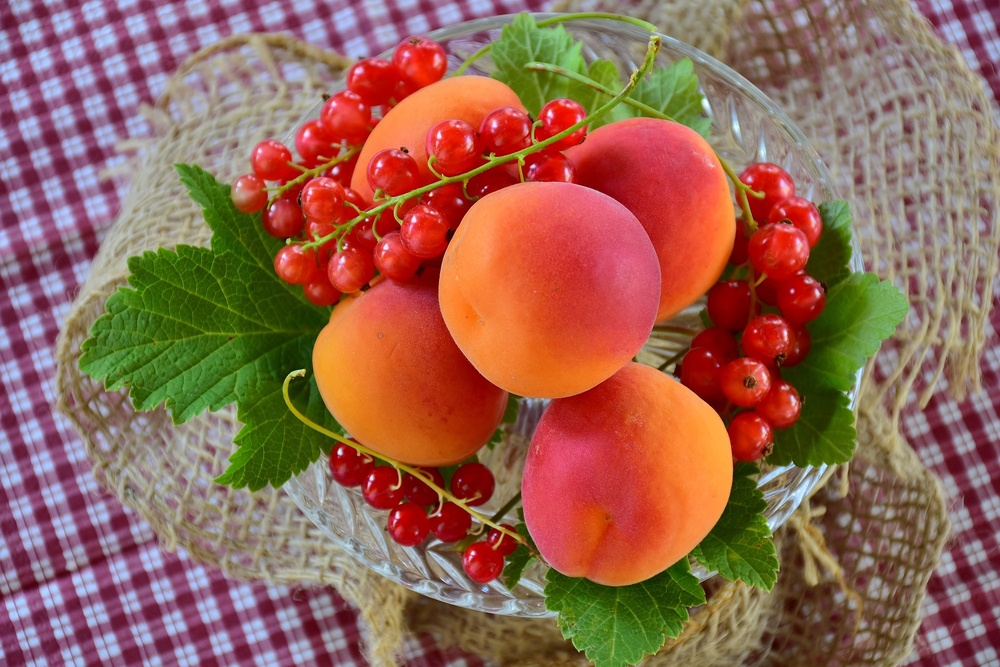
%> input picture apricots-2444808_1920.jpg, 1000 x 667 px, shrunk from 1920 x 1280 before the run
$ octave Own3.m   (GNU Octave 9; MATLAB toolbox functions it lacks are replaced by stand-ins)
%> lines starting %> are read from the running program, lines starting %| are printed output that depends on the picture
img=imread('apricots-2444808_1920.jpg');
%> img is the input picture: size 667x1000x3 uint8; mean R, G, B 148.8, 101.1, 83.7
gray_img=rgb2gray(img);
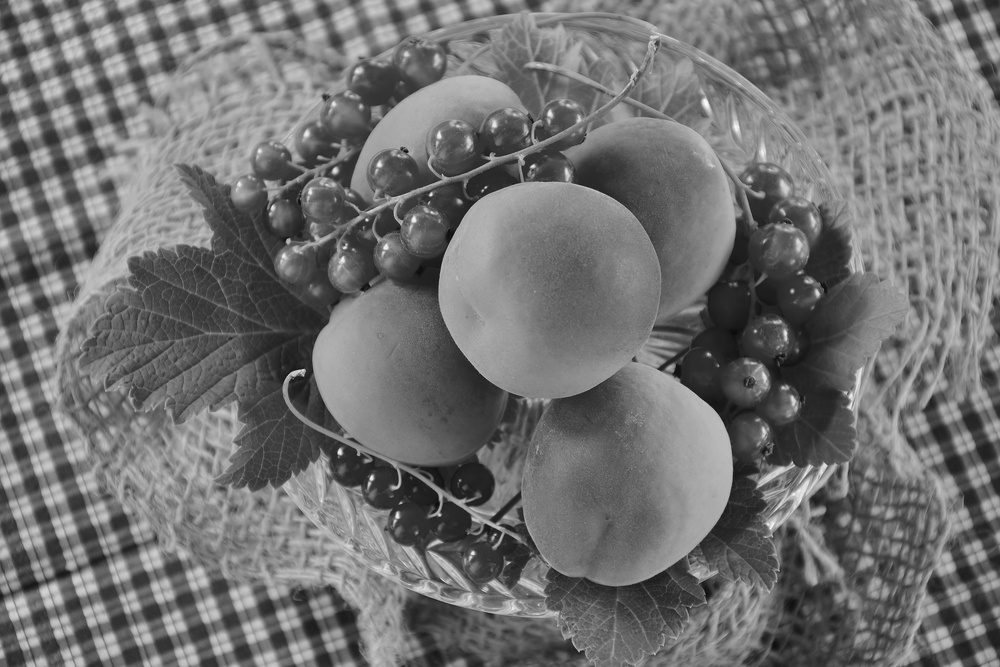
%> gray_img: size 667x1000 uint8; min 7, max 248, mean 113.4
dilated_img=imdilate(img,strel('disk',19));
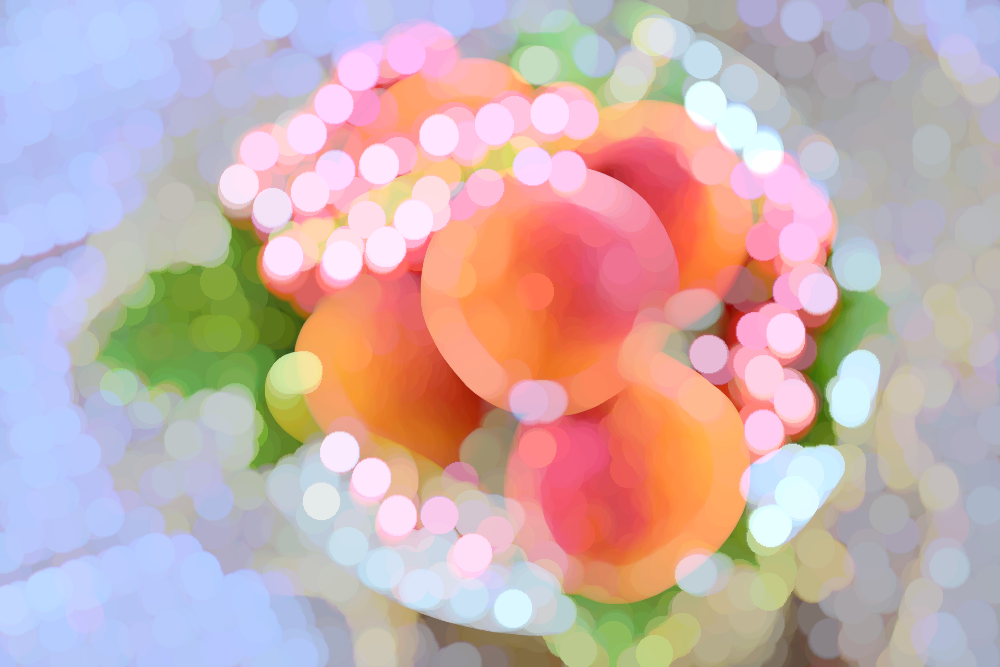
%> dilated_img: size 667x1000x3 uint8; mean R, G, B 201.3, 176.3, 176.1
eroded_img=imerode(img,strel('disk',16));
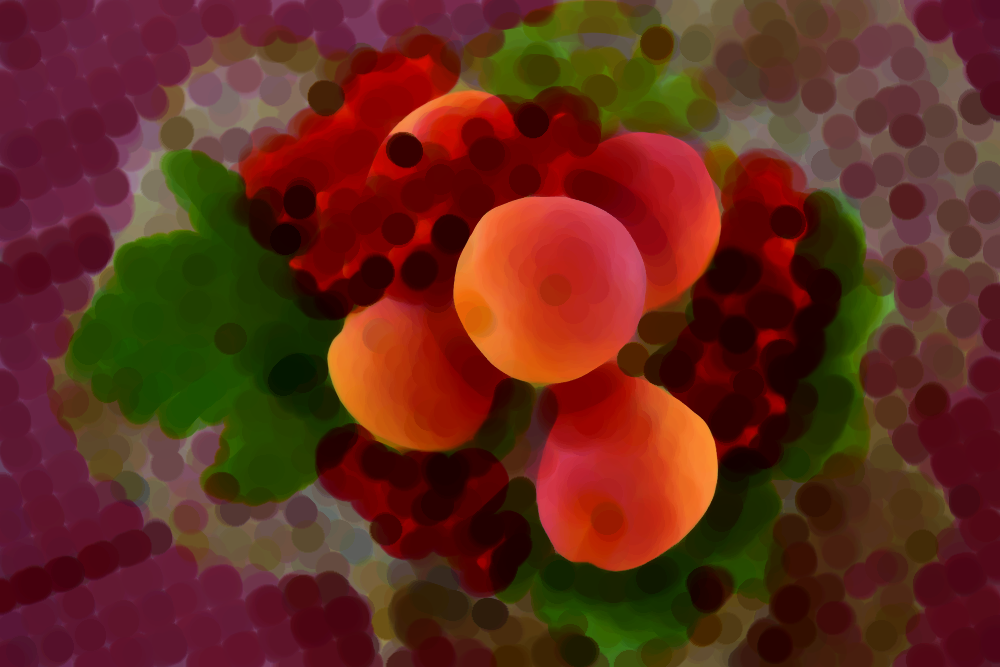
%> eroded_img: size 667x1000x3 uint8; mean R, G, B 97.5, 42.5, 27.8
subplot(2,2,1),imshow(img),title('Original Image');
subplot(2,2,2),imshow(gray_img),title('Gray Image');
subplot(2,2,3),imshow(dilated_img),title('Dialated Image');
subplot(2,2,4),imshow(eroded_img),title('Eroded Image');

$ run again, with apricots-2523272_1920.jpg copied over apricots-2444808_1920.jpg
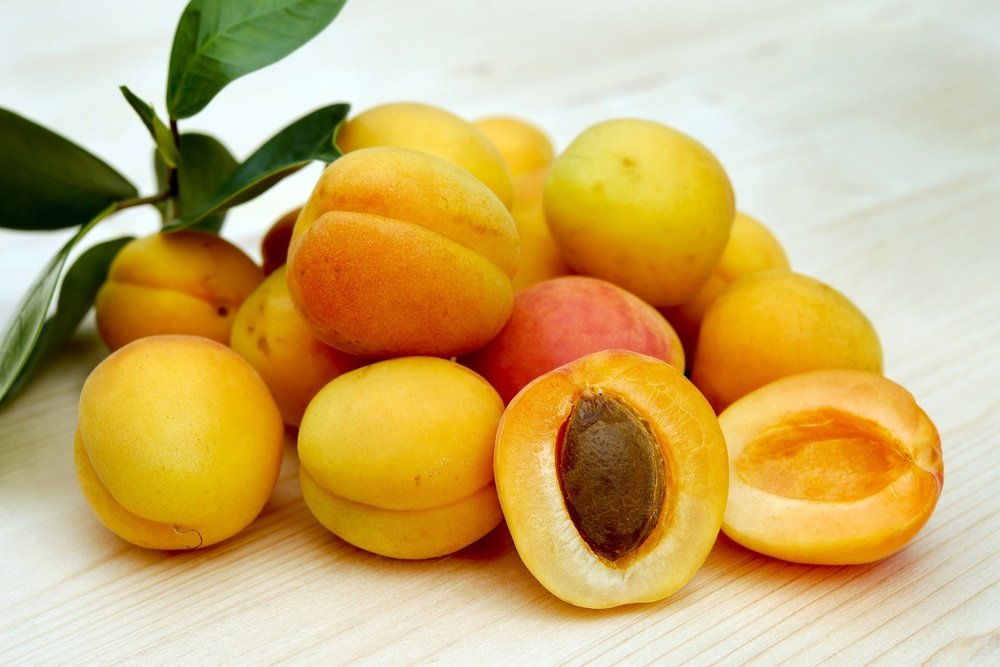
%> input picture apricots-2523272_1920.jpg, 1000 x 667 px, shrunk from 1920 x 1280 before the run
%> img is the input picture: size 667x1000x3 uint8; mean R, G, B 203.8, 175.3, 110.7
%> `dilated_img=imdilate(img,strel('disk',19));`:
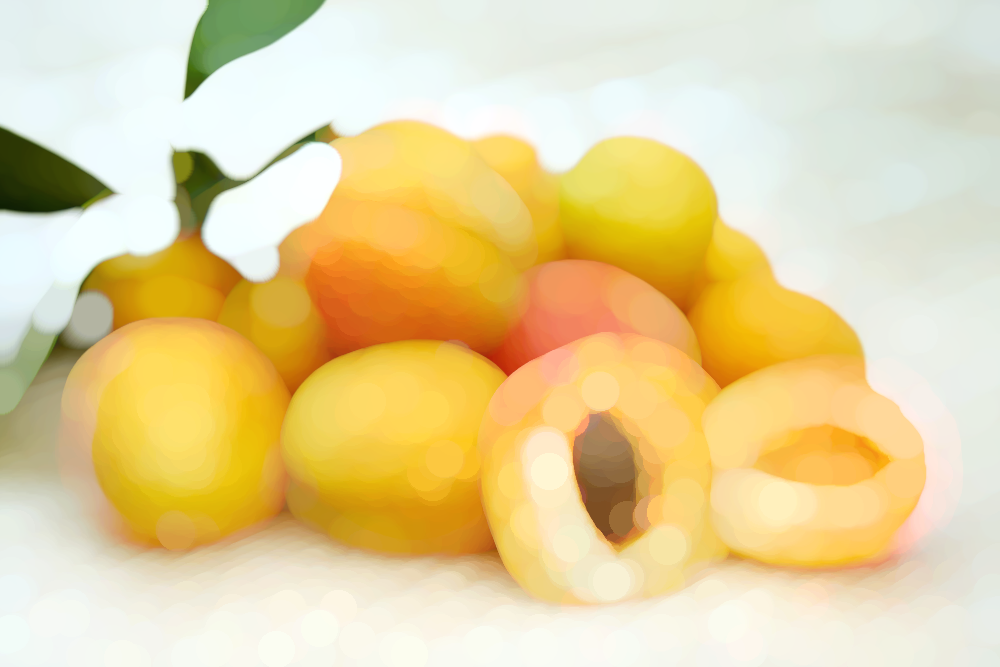
%> dilated_img: size 667x1000x3 uint8; mean R, G, B 229.9, 210.2, 156.2
%> `eroded_img=imerode(img,strel('disk',16));`:
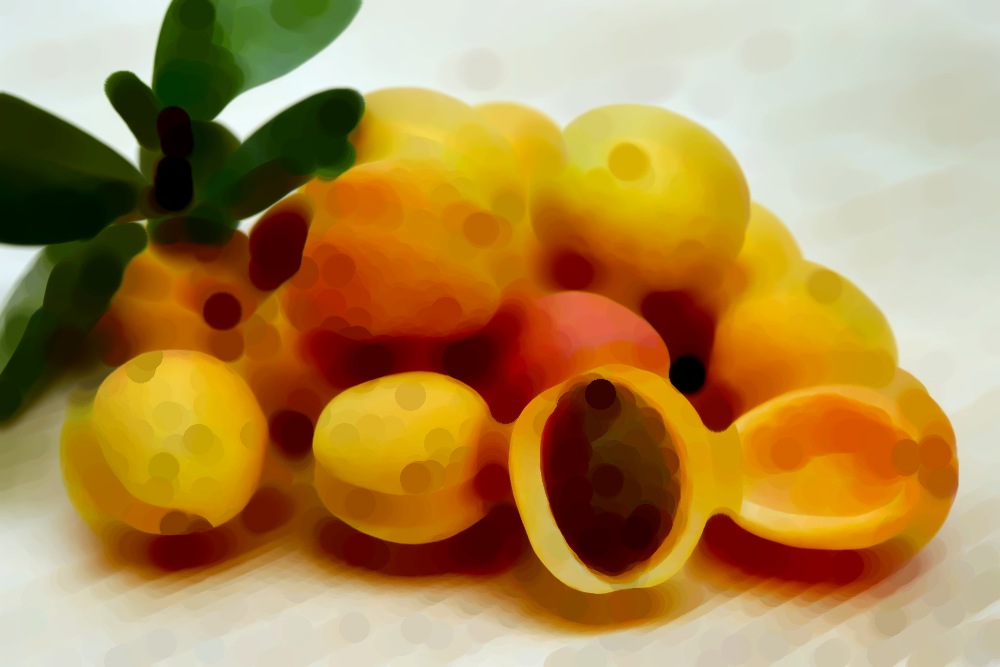
%> eroded_img: size 667x1000x3 uint8; mean R, G, B 173.3, 137.3, 77.7

$ run again, with images(7).jpg copied over apricots-2444808_1920.jpg
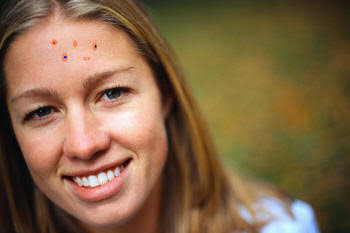
%> input picture images(7).jpg, 350 x 233 px
%> img is the input picture: size 233x350x3 uint8; mean R, G, B 129.4, 101.2, 70.5
%> `dilated_img=imdilate(img,strel('disk',19));`:
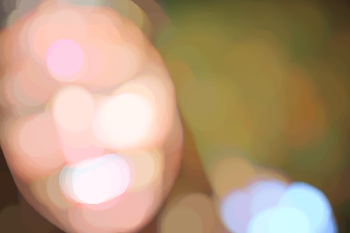
%> dilated_img: size 233x350x3 uint8; mean R, G, B 179.9, 151.8, 122.5
%> `eroded_img=imerode(img,strel('disk',16));`:
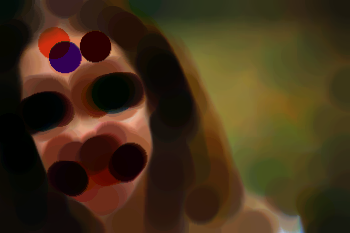
%> eroded_img: size 233x350x3 uint8; mean R, G, B 67.8, 48.9, 24.9
